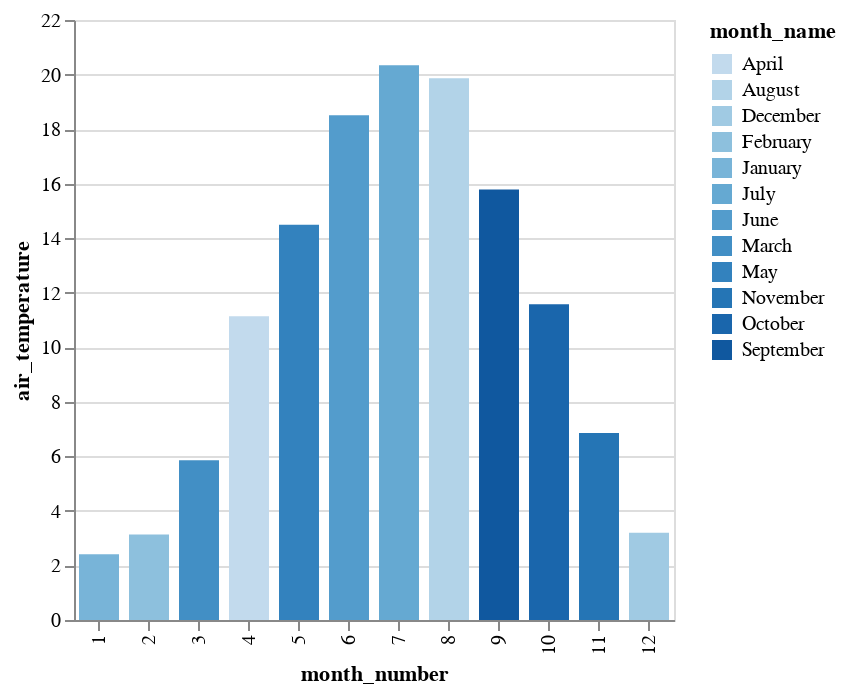

The code cell stored with this chart in its notebook:
### Code cell
alt.Chart(grp_months_tb.reset_index()).mark_bar(width=20).encode(
    x='month_number:O',
    y='air_temperature:Q',
    color='month_name:O'
).properties(width=300, height=300).interactive()

### Figure 1 — Vega-Lite specification as saved in the notebook (floating-point values rounded to 4 significant figures)
{"config": {"view": {"continuousWidth": 400, "continuousHeight": 300}}, "data": {"name": "data-ea432ecca9e989d8f91e340a72f7efd4"}, "mark": {"type": "bar", "width": 20}, "encoding": {"color": {"type": "ordinal", "field": "month_name"}, "x": {"type": "ordinal", "field": "month_number"}, "y": {"type": "quantitative", "field": "air_temperature"}}, "height": 300, "selection": {"selector003": {"type": "interval", "bind": "scales", "encodings": ["x", "y"]}}, "width": 300, "$schema": "https://vega.github.io/schema/vega-lite/v4.8.1.json", "datasets": {"data-ea432ecca9e989d8f91e340a72f7efd4": [{"month_name": "April", "air_temperature": 11.14, "water_temperature": 9.512, "month_number": 4.0}, {"month_name": "August", "air_temperature": 19.86, "water_temperature": 22.49, "month_number": 8.0}, {"month_name": "December", "air_temperature": 3.197, "water_temperature": 7.133, "month_number": 12.0}, {"month_name": "February", "air_temperature": 3.133, "water_temperature": 4.913, "month_number": 2.0}, {"month_name": "January", "air_temperature": 2.407, "water_temperature": 5.567, "month_number": 1.0}, {"month_name": "July", "air_temperature": 20.34, "water_temperature": 22.13, "month_number": 7.0}, {"month_name": "June", "air_temperature": 18.51, "water_temperature": 19.39, "month_number": 6.0}, {"month_name": "March", "air_temperature": 5.86, "water_temperature": 5.287, "month_number": 3.0}, {"month_name": "May", "air_temperature": 14.49, "water_temperature": 14.44, "month_number": 5.0}, {"month_name": "November", "air_temperature": 6.853, "water_temperature": 11.19, "month_number": 11.0}, {"month_name": "October", "air_temperature": 11.57, "water_temperature": 15.46, "month_number": 10.0}, {"month_name": "September", "air_temperature": 15.79, "water_temperature": 19.56, "month_number": 9.0}]}}
